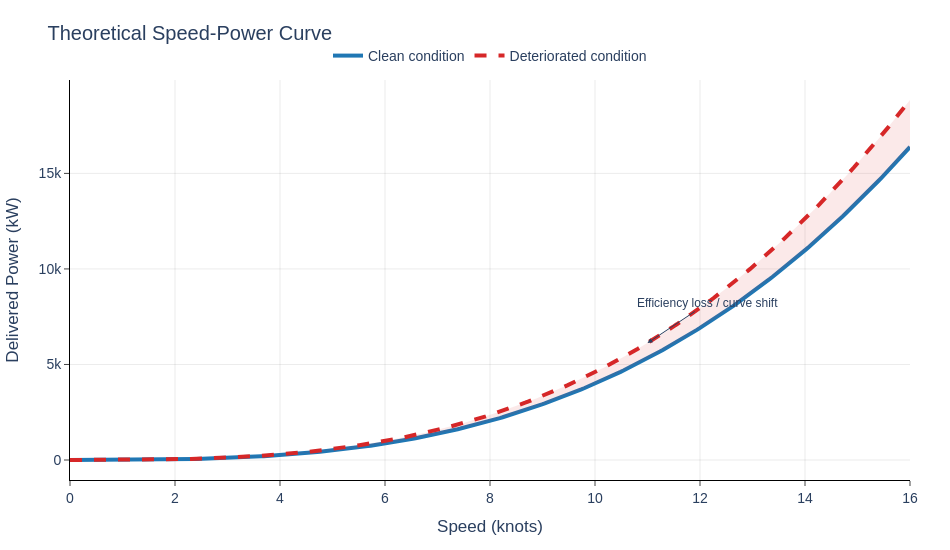

Notebook cell for this chart:
### Code cell
import numpy as np
import plotly.graph_objects as go

# ---------------------------
# Theoretical speed-power data
# ---------------------------
speed_knots = np.linspace(0, 16, 300)

# Clean-hull theoretical curve
k = 4.0
power_clean_kw = k * speed_knots**3

# Illustrative efficiency deterioration / fouling shift
shift_factor = 1.15
power_shifted_kw = shift_factor * power_clean_kw

# ---------------------------
# Figure
# ---------------------------
fig = go.Figure()

fig.add_trace(
    go.Scatter(
        x=speed_knots,
        y=power_clean_kw,
        mode="lines",
        name="Clean condition",
        line=dict(color="#1f77b4", width=4),
        hovertemplate="Speed: %{x:.1f} kn<br>Power: %{y:,.0f} kW<extra></extra>",
    )
)

fig.add_trace(
    go.Scatter(
        x=speed_knots,
        y=power_shifted_kw,
        mode="lines",
        name="Deteriorated condition",
        line=dict(color="#d62728", width=4, dash="dash"),
        hovertemplate="Speed: %{x:.1f} kn<br>Power: %{y:,.0f} kW<extra></extra>",
    )
)

# Optional shaded band between the curves
fig.add_trace(
    go.Scatter(
        x=np.concatenate([speed_knots, speed_knots[::-1]]),
        y=np.concatenate([power_clean_kw, power_shifted_kw[::-1]]),
        fill="toself",
        fillcolor="rgba(214, 39, 40, 0.10)",
        line=dict(color="rgba(255,255,255,0)"),
        hoverinfo="skip",
        showlegend=False,
    )
)

# Annotation showing the shift
x_anno = 11
y_clean_anno = k * x_anno**3
y_shift_anno = shift_factor * y_clean_anno

fig.add_annotation(
    x=x_anno,
    y=y_shift_anno,
    text="Efficiency loss / curve shift",
    showarrow=True,
    arrowhead=2,
    ax=60,
    ay=-40,
    font=dict(size=12)
)

# ---------------------------
# Layout styling
# ---------------------------
fig.update_layout(
    title="Theoretical Speed-Power Curve",
    template="plotly_white",
    font=dict(family="Arial", size=14),
    width=950,
    height=550,
    legend=dict(
        orientation="h",
        yanchor="bottom",
        y=1.02,
        xanchor="center",
        x=0.5
    ),
    margin=dict(l=70, r=40, t=80, b=70),
    paper_bgcolor="white",
    plot_bgcolor="white",
)

fig.update_xaxes(
    title="Speed (knots)",
    range=[0, 16],
    showgrid=True,
    gridcolor="rgba(0,0,0,0.08)",
    zeroline=False,
    ticks="outside",
    showline=True,
    linecolor="black"
)

fig.update_yaxes(
    title="Delivered Power (kW)",
    showgrid=True,
    gridcolor="rgba(0,0,0,0.08)",
    zeroline=False,
    ticks="outside",
    showline=True,
    linecolor="black"
)

fig.show()

### Figure 1 — Plotly figure (JSON) as saved in the notebook; plotly's stock layout.template omitted (floating-point values rounded to 4 significant figures; data arrays with more than 128 entries replaced by an {"elided": "..."} marker saying what was removed)
{"data": [{"hovertemplate": "Speed: %{x:.1f} kn<br>Power: %{y:,.0f} kW<extra></extra>", "line": {"color": "#1f77b4", "width": 4}, "mode": "lines", "name": "Clean condition", "type": "scatter", "x": {"elided": "300 float values"}, "y": {"elided": "300 float values"}}, {"hovertemplate": "Speed: %{x:.1f} kn<br>Power: %{y:,.0f} kW<extra></extra>", "line": {"color": "#d62728", "dash": "dash", "width": 4}, "mode": "lines", "name": "Deteriorated condition", "type": "scatter", "x": {"elided": "300 float values"}, "y": {"elided": "300 float values"}}, {"fill": "toself", "fillcolor": "rgba(214, 39, 40, 0.10)", "hoverinfo": "skip", "line": {"color": "rgba(255,255,255,0)"}, "showlegend": false, "type": "scatter", "x": {"elided": "600 float values"}, "y": {"elided": "600 float values"}}], "layout": {"annotations": [{"arrowhead": 2, "ax": 60, "ay": -40, "font": {"size": 12}, "showarrow": true, "text": "Efficiency loss / curve shift", "x": 11, "y": 6123.0}], "font": {"family": "Arial", "size": 14}, "height": 550, "legend": {"orientation": "h", "x": 0.5, "xanchor": "center", "y": 1.02, "yanchor": "bottom"}, "margin": {"b": 70, "l": 70, "r": 40, "t": 80}, "paper_bgcolor": "white", "plot_bgcolor": "white", "title": {"text": "Theoretical Speed-Power Curve"}, "width": 950, "xaxis": {"gridcolor": "rgba(0,0,0,0.08)", "linecolor": "black", "range": [0, 16], "showgrid": true, "showline": true, "ticks": "outside", "title": {"text": "Speed (knots)"}, "zeroline": false}, "yaxis": {"gridcolor": "rgba(0,0,0,0.08)", "linecolor": "black", "showgrid": true, "showline": true, "ticks": "outside", "title": {"text": "Delivered Power (kW)"}, "zeroline": false}}}
